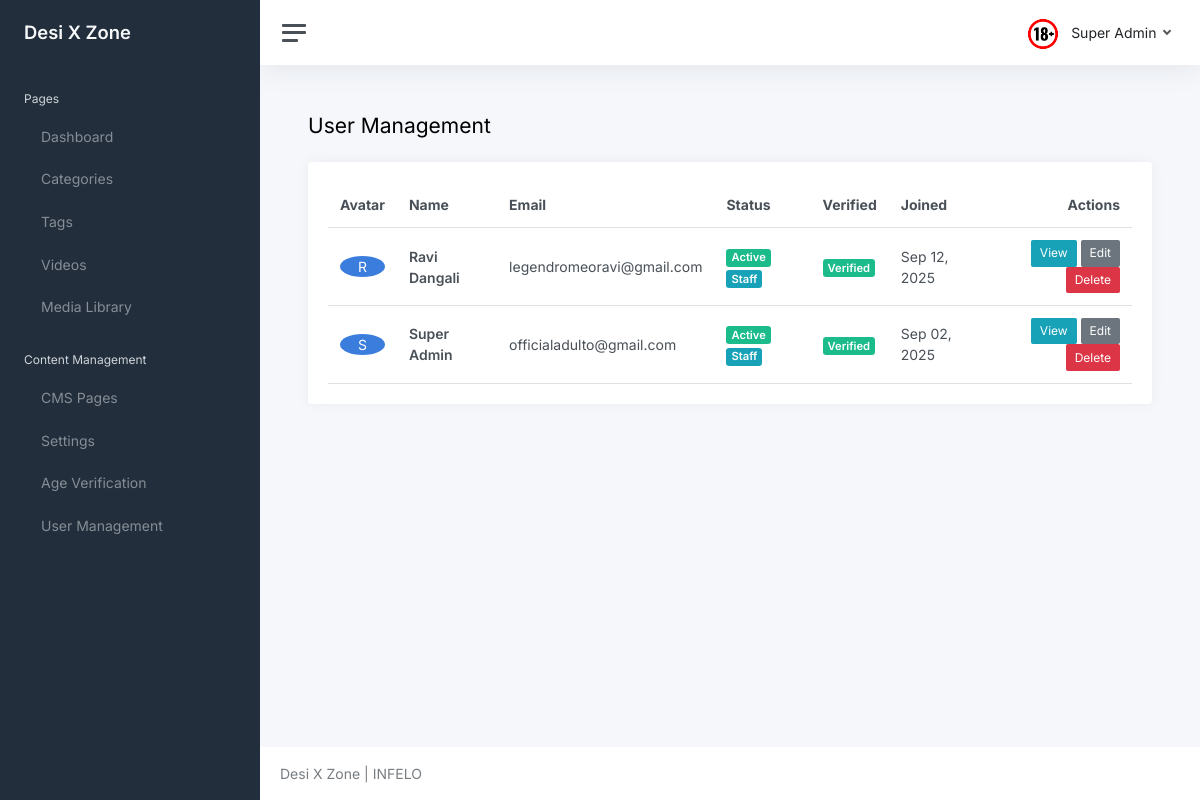
Before: /core/users/ (signed in) with the older database file.
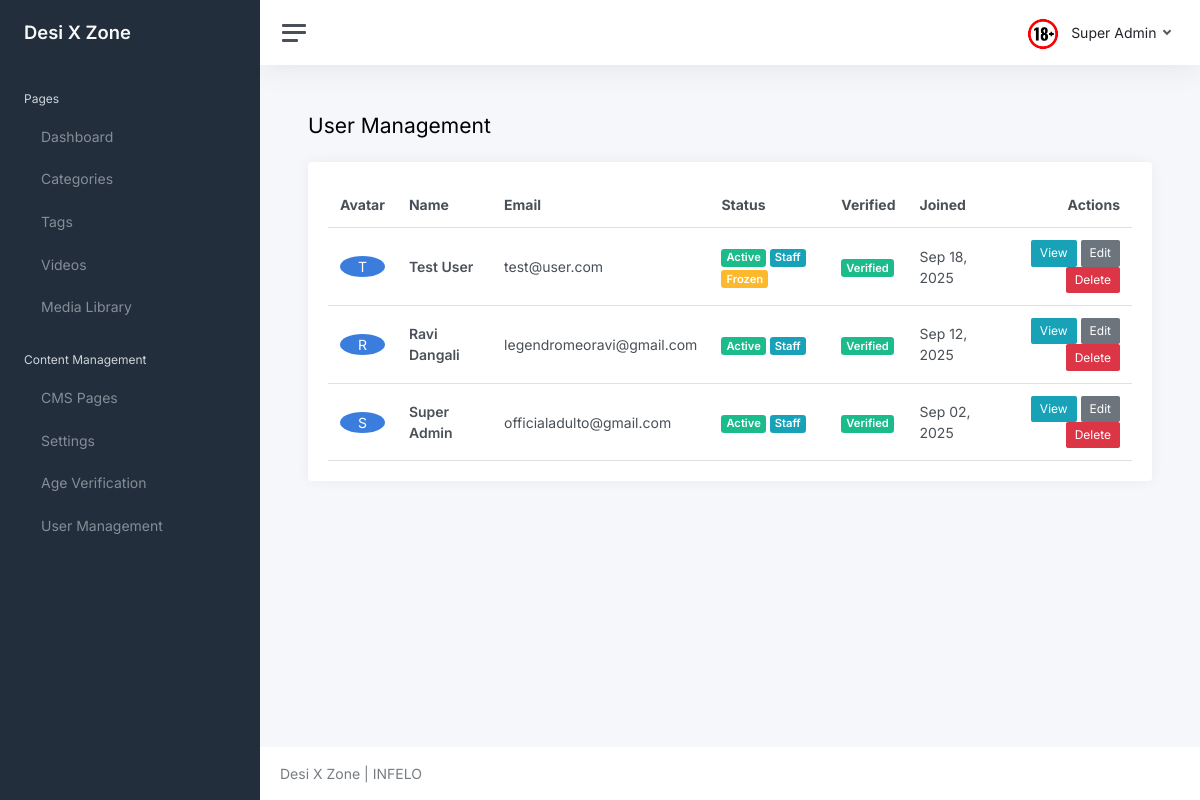
After: the same page with the newer database file.
### core/models.py (models this page shows, shortened)
class Settings(models.Model):
	key = models.CharField(max_length=100, unique=True, help_text="Setting key (e.g., 'site_title', 'contact_email')")
	value = models.TextField(help_text="Setting value")
	description = models.TextField(blank=True, help_text="Description of what this setting does")
	created_at = models.DateTimeField(auto_now_add=True)
	updated_at = models.DateTimeField(auto_now=True)
	class Meta:
		ordering = ['key']
		verbose_name = "Setting"
		verbose_name_plural = "Settings"
	@classmethod
	def get_setting(cls, key, default=None):
		try:
			return cls.objects.get(key=key).value
		except cls.DoesNotExist:
			return default

class User(AbstractUser):
	username = None
	first_name = None
	last_name = None
	name = models.CharField(max_length=150, blank=True)
	email = models.EmailField(unique=True)
	is_freeze = models.BooleanField(default=False)
	is_email_verified = models.BooleanField(default=False)
	email_verification_token = models.CharField(max_length=100, blank=True, null=True)
	email_verification_created = models.DateTimeField(blank=True, null=True)
	is_staff = models.BooleanField(default=False, help_text="Designates whether the user can log into the admin site. Only activated users can access admin.")
	USERNAME_FIELD = 'email'
	REQUIRED_FIELDS = []

### core/views.py (the view)
# urls.py: path('users/', views.user_list, name='user_list'),
@login_required(login_url='login')
def user_list(request):
	users = User.objects.all().order_by('-date_joined')
	context = {
		'users': users,
	}
	return render(request, 'core/user_list.html', context)

### adulto/context_processors.py (called while the page is built)
def site_branding(request):
	return {
		"site_brand": getattr(settings, "SITE_BRAND", "Desi X Zone"),
		"site_logo_url": getattr(settings, "SITE_LOGO_URL", "/static/logo.png"),
	}

### core/models.py (called while the page is built)
	@classmethod
	def get_active(cls):
		try:
			return cls.objects.filter(is_active=True).first()
		except:
			return None

### templates/core/user_list.html
{% extends 'core/layout/base.html' %}
{% block content %}
<div class="container-fluid p-0">
    <div class="d-flex justify-content-between align-items-center mb-3">
        <h1 class="h3 d-inline align-middle">User Management</h1>
    </div>
    <div class="card">
        <div class="card-body">
            <table class="table table-hover my-0">
                <thead>
                    <tr>
                        <th>Avatar</th>
                        <th>Name</th>
                        <th>Email</th>
                        <th>Status</th>
                        <th>Verified</th>
                        <th>Joined</th>
                        <th class="text-end">Actions</th>
                    </tr>
                </thead>
                <tbody>
                    {% for user in users %}
                    <tr>
                        <td>
                            <div class="w-10 h-10 bg-primary rounded-circle d-flex align-items-center justify-content-center">
                                <span class="text-white font-weight-bold">{{ user.name|first|upper|default:user.email|first|upper }}</span>
                            </div>
                        </td>
                        <td>
                            <strong>{{ user.name|default:"No Name" }}</strong>
                        </td>
                        <td>{{ user.email }}</td>
                        <td>
                            {% if user.is_active %}
                                <span class="badge bg-success">Active</span>
                            {% else %}
                                <span class="badge bg-danger">Inactive</span>
                            {% endif %}
                            {% if user.is_staff %}
                                <span class="badge bg-info">Staff</span>
                            {% endif %}
                            {% if user.is_freeze %}
                                <span class="badge bg-warning">Frozen</span>
                            {% endif %}
                        </td>
                        <td>
                            {% if user.is_email_verified %}
                                <span class="badge bg-success">Verified</span>
                            {% else %}
                                <span class="badge bg-warning">Pending</span>
                            {% endif %}
                        </td>
                        <td>{{ user.date_joined|date:"M d, Y" }}</td>
                        <td class="text-end">
                            <a class="btn btn-sm btn-info" href="{% url 'user_detail' user.id %}">View</a>
                            <a class="btn btn-sm btn-secondary" href="{% url 'user_update' user.id %}">Edit</a>
                            <a class="btn btn-sm btn-danger" href="{% url 'user_delete' user.id %}">Delete</a>
                        </td>
                    </tr>
                    {% empty %}
                    <tr>
                        <td colspan="7" class="text-center text-muted">No users found</td>
                    </tr>
                    {% endfor %}
                </tbody>
            </table>
        </div>
    </div>
</div>
{% endblock %}

### templates/core/layout/base.html (shortened to what this page needs)
<!DOCTYPE html>
<html lang="en">
<head>
    <link href="/static/core/css/app.css" rel="stylesheet">
</head>
<body>
    <div class="wrapper">
        {% include 'core/layout/sidebar.html' %}
        <div class="main">
            {% include 'core/layout/header.html' %}
            <main class="content">
                {% block content %}{% endblock %}
            </main>
            <footer class="footer">
                <div class="container-fluid">
                    <div class="row text-muted">
                        <div class="col-6 text-start">
                            <p class="mb-0">
                                {{ site_brand }} | INFELO
                            </p>
                        </div>
                    </div>
                </div>
            </footer>
        </div>
    </div>
</body>
</html>

### templates/core/layout/sidebar.html (shortened to what this page needs)
<nav id="sidebar" class="sidebar js-sidebar">
    <div class="sidebar-content js-simplebar">
        <a class="sidebar-brand" href="index.html">
            <span class="align-middle">{{ site_brand }}</span>
        </a>
        <ul class="sidebar-nav">
            <li class="sidebar-header">
                Pages
            </li>
            <li class="sidebar-item">
                <a class="sidebar-link" href="{% url 'dashboard' %}">
                     <span
                        class="align-middle">Dashboard</span>
                </a>
            </li>
            <li class="sidebar-item">
                <a class="sidebar-link" href="{% url 'category_list' %}">
                     <span
                        class="align-middle">Categories</span>
                </a>
            </li>
            <li class="sidebar-item">
                <a class="sidebar-link" href="{% url 'tag_list' %}">
                     <span
                        class="align-middle">Tags</span>
                </a>
            </li>
            <li class="sidebar-item">
                <a class="sidebar-link" href="{% url 'video_list' %}">
                     <span
                        class="align-middle">Videos</span>
                </a>
            </li>
            <li class="sidebar-item">
                <a class="sidebar-link" href="{% url 'media_library' %}">
                     <span
                        class="align-middle">Media Library</span>
                </a>
            </li>
            <li class="sidebar-header">
                Content Management
            </li>
            <li class="sidebar-item">
                <a class="sidebar-link" href="{% url 'cms_list' %}">
                     <span
                        class="align-middle">CMS Pages</span>
                </a>
            </li>
            <li class="sidebar-item">
                <a class="sidebar-link" href="{% url 'settings_list' %}">
                     <span
                        class="align-middle">Settings</span>
                </a>
            </li>
            <li class="sidebar-item">
                <a class="sidebar-link" href="{% url 'age_verification_list' %}">
                     <span
                        class="align-middle">Age Verification</span>
                </a>
            </li>
            <li class="sidebar-item">
                <a class="sidebar-link" href="{% url 'user_list' %}">
                     <span
                        class="align-middle">User Management</span>
                </a>
            </li>
        </ul>
    </div>
</nav>

### templates/core/layout/header.html (shortened to what this page needs)
<nav class="navbar navbar-expand navbar-light navbar-bg">
    <a class="sidebar-toggle js-sidebar-toggle">
        <i class="hamburger align-self-center"></i>
    </a>
    <div class="navbar-collapse collapse">
        <ul class="navbar-nav navbar-align">
            <li class="nav-item dropdown">
                <a class="nav-link dropdown-toggle d-none d-sm-inline-block" href="#"
                    data-bs-toggle="dropdown">
                    <img src="/static/core/logo.png" class="avatar img-fluid rounded me-1"
                        alt="" /> <span class="text-dark">{{ request.user.name }}</span>
                </a>
            </li>
        </ul>
    </div>
</nav>

Changed rows visible on the page:
added User: name|first "T", name "Test User", email "test@user.com", is_active "Active", is_staff "Staff", is_freeze "Frozen", is_email_verified "Verified", date_joined "Sep 18, 2025"
